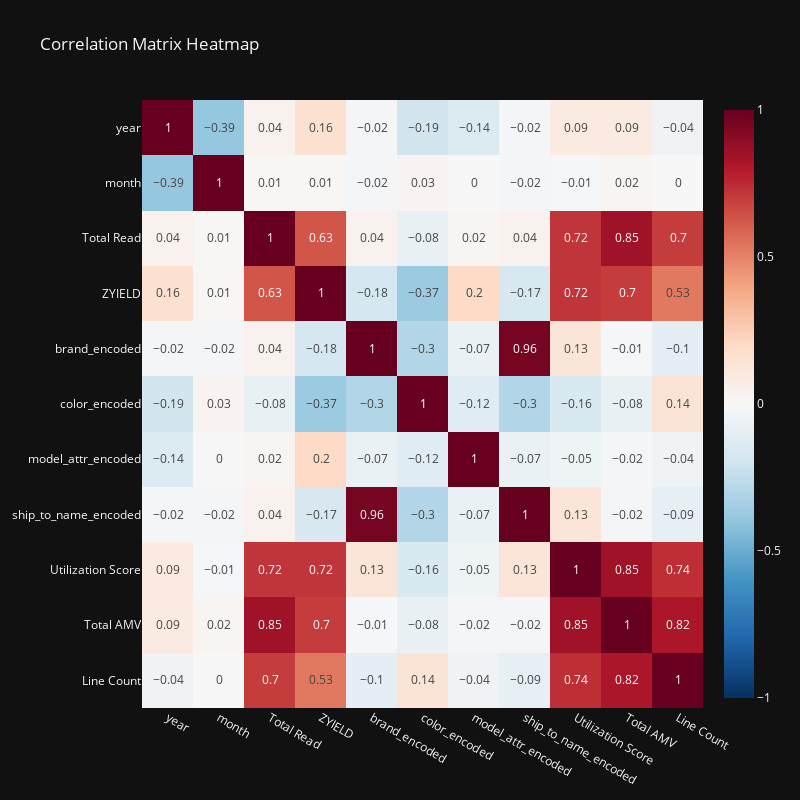

The notebook cell saved with this chart:
### Markdown cell above
### Correlation Matrix

### Code cell
# Select the relevant numeric columns
# columns = ['year', 'month', 'day', 'day_num', 'Total Read', 'ZYIELD', 
#            'brand_encoded', 'color_encoded', 'model_attr_encoded', 
#            'ship_to_name_encoded', 'Utilization Score', 'Total AMV', 'Line Count']

columns = ['year', 'month', 'Total Read', 'ZYIELD', 
           'brand_encoded', 'color_encoded', 'model_attr_encoded', 
           'ship_to_name_encoded', 'Utilization Score', 'Total AMV', 'Line Count']

# Filter the DataFrame
# dfutil = df_util_group_special[columns]

# using month
dfutil = df_util_group_month[columns]

# Compute the correlation matrix
correlation_matrix = dfutil.corr()

# Round the correlation values to 2 decimal places
correlation_matrix = correlation_matrix.round(2)


# Create the heatmap using Plotly Express
fig = px.imshow(correlation_matrix,
                text_auto=True,
                width=800, height=800,
                color_continuous_scale='RdBu_r',
                aspect='auto',
                zmin=-1, zmax=1,
                title='Correlation Matrix Heatmap', template='plotly_dark')

fig.show()

### Figure 1 — Plotly figure (JSON) as saved in the notebook; plotly's stock layout.template omitted (floating-point values rounded to 4 significant figures)
{"data": [{"coloraxis": "coloraxis", "hovertemplate": "x: %{x}<br>y: %{y}<br>color: %{z}<extra></extra>", "name": "0", "texttemplate": "%{z}", "type": "heatmap", "x": ["year", "month", "Total Read", "ZYIELD", "brand_encoded", "color_encoded", "model_attr_encoded", "ship_to_name_encoded", "Utilization Score", "Total AMV", "Line Count"], "xaxis": "x", "y": ["year", "month", "Total Read", "ZYIELD", "brand_encoded", "color_encoded", "model_attr_encoded", "ship_to_name_encoded", "Utilization Score", "Total AMV", "Line Count"], "yaxis": "y", "z": [[1.0, -0.39, 0.04, 0.16, -0.02, -0.19, -0.14, -0.02, 0.09, 0.09, -0.04], [-0.39, 1.0, 0.01, 0.01, -0.02, 0.03, -0.0, -0.02, -0.01, 0.02, -0.0], [0.04, 0.01, 1.0, 0.63, 0.04, -0.08, 0.02, 0.04, 0.72, 0.85, 0.7], [0.16, 0.01, 0.63, 1.0, -0.18, -0.37, 0.2, -0.17, 0.72, 0.7, 0.53], [-0.02, -0.02, 0.04, -0.18, 1.0, -0.3, -0.07, 0.96, 0.13, -0.01, -0.1], [-0.19, 0.03, -0.08, -0.37, -0.3, 1.0, -0.12, -0.3, -0.16, -0.08, 0.14], [-0.14, -0.0, 0.02, 0.2, -0.07, -0.12, 1.0, -0.07, -0.05, -0.02, -0.04], [-0.02, -0.02, 0.04, -0.17, 0.96, -0.3, -0.07, 1.0, 0.13, -0.02, -0.09], [0.09, -0.01, 0.72, 0.72, 0.13, -0.16, -0.05, 0.13, 1.0, 0.85, 0.74], [0.09, 0.02, 0.85, 0.7, -0.01, -0.08, -0.02, -0.02, 0.85, 1.0, 0.82], [-0.04, -0.0, 0.7, 0.53, -0.1, 0.14, -0.04, -0.09, 0.74, 0.82, 1.0]]}], "layout": {"coloraxis": {"cmax": 1, "cmin": -1, "colorscale": [[0, "rgb(5,48,97)"], [0.1, "rgb(33,102,172)"], [0.2, "rgb(67,147,195)"], [0.3, "rgb(146,197,222)"], [0.4, "rgb(209,229,240)"], [0.5, "rgb(247,247,247)"], [0.6, "rgb(253,219,199)"], [0.7, "rgb(244,165,130)"], [0.8, "rgb(214,96,77)"], [0.9, "rgb(178,24,43)"], [1, "rgb(103,0,31)"]]}, "height": 800, "title": {"text": "Correlation Matrix Heatmap"}, "width": 800, "xaxis": {"anchor": "y", "domain": [0, 1]}, "yaxis": {"anchor": "x", "autorange": "reversed", "domain": [0, 1]}}}
